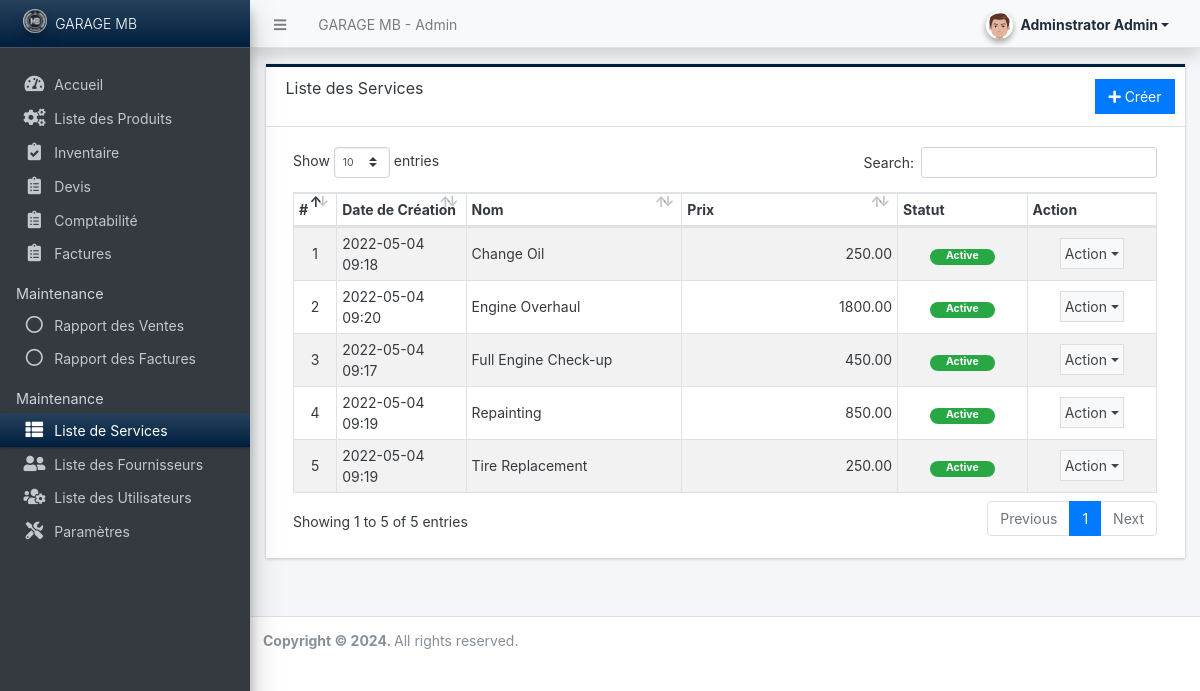
/admin/?page=services (signed in), run on the app's committed database.
### tables this page shows
CREATE TABLE `service_list` (
  `id` int(30) NOT NULL,
  `name` text NOT NULL,
  `description` text NOT NULL,
  `price` float(15,2) NOT NULL DEFAULT 0.00,
  `status` tinyint(1) NOT NULL DEFAULT 1,
  `delete_flag` tinyint(1) NOT NULL DEFAULT 0,
  `date_created` datetime NOT NULL DEFAULT current_timestamp(),
  `date_updated` datetime NOT NULL DEFAULT current_timestamp() ON UPDATE current_timestamp()
);

### admin/services/index.php (the view, shortened to what this page needs)
<div class="card card-outline rounded-0 card-navy">
	<div class="card-header">
		<h3 class="card-title">Liste des Services</h3>
		<div class="card-tools">
			<a href="javascript:void(0)" id="create_new" class="btn btn-flat btn-primary"><span class="fas fa-plus"></span>  Créer </a>
		</div>
	</div>
	<div class="card-body">
        <div class="container-fluid">
			<table class="table table-hover table-striped table-bordered" id="list">
				<colgroup>
					<col width="5%">
					<col width="15%">
					<col width="25%">
					<col width="25%">
					<col width="15%">
					<col width="15%">
				</colgroup>
				<thead>
					<tr>
						<th>#</th>
						<th>Date de Création</th>
						<th>Nom</th>
						<th>Prix</th>
						<th>Statut</th>
						<th>Action</th>
					</tr>
				</thead>
				<tbody>
					<?php
					$i = 1;
						$qry = $conn->query("SELECT * from `service_list` where delete_flag = 0 order by `name` asc ");
						while($row = $qry->fetch_assoc()):
					?>
						<tr>
							<td class="text-center"><?php echo $i++; ?></td>
							<td><?php echo date("Y-m-d H:i",strtotime($row['date_created'])) ?></td>
							<td><?php echo $row['name'] ?></td>
							<td class="text-right"><?php echo $row['price'] ?></td>
							<td class="text-center">
                                <?php if($row['status'] == 1): ?>
                                    <span class="badge badge-success px-3 rounded-pill">Active</span>
                                <?php else: ?>
                                    <span class="badge badge-danger px-3 rounded-pill">Inactive</span>
                                <?php endif; ?>
                            </td>
							<td align="center">
								 <button type="button" class="btn btn-flat p-1 btn-default btn-sm dropdown-toggle dropdown-icon" data-toggle="dropdown">
				                  		Action
				                  </button>
							</td>
						</tr>
					<?php endwhile; ?>
				</tbody>
			</table>
		</div>
	</div>
</div>

### data on the page
service_list: date_created "2022-05-04 09:18", name "Change Oil", price "250.00", status "Active"
service_list: date_created "2022-05-04 09:20", name "Engine Overhaul", price "1800.00", status "Active"
service_list: date_created "2022-05-04 09:17", name "Full Engine Check-up", price "450.00", status "Active"
service_list: date_created "2022-05-04 09:19", name "Repainting", price "850.00", status "Active"
service_list: date_created "2022-05-04 09:19", name "Tire Replacement", price "250.00", status "Active"

### other printed values
$_settings->info('name') "GARAGE MB"
$_settings->userdata('firstname').' '.$_settings->userdata('lastname') "Adminstrator Admin"
$_settings->info('short_name') "GARAGE MB"
